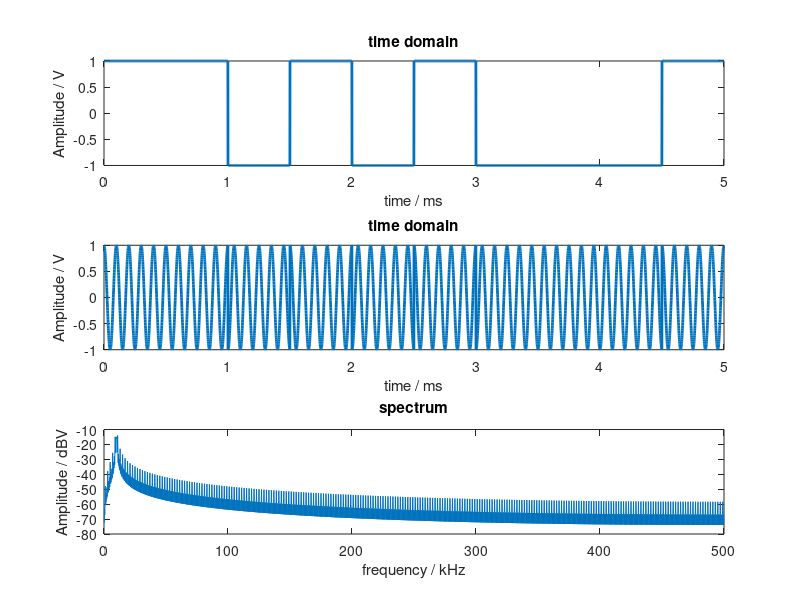

Write MATLAB code to recreate this figure. (Note: this script raises an error after producing the figure.)
clc; clear; close all;

% Time base parameters
dt = 1e-6;              % Time scale: 1us
fs = 1/dt;              % Sampling frequency: 1Mhz
stop = 5e-3;            % Stop time: 5ms
t = 0 : dt : stop-dt;   % Discrete time vector
N = length(t);          % Points
fv = (0:N/2-1)*1/dt/N;  % Discrete frequency vector

% BPSK pulse
A = 1;                  % Amplititude: 1V
fc = 10e3;              % Carrier frequency: 5kHz
Rb = 1e3;               % Baudrate: 1kbps

code = '1101010001';

cellv = 0 : dt : stop/length(code)-dt;
cellp =  cos(2*pi*fc*cellv);
celln = -cos(2*pi*fc*cellv);
mod = zeros(1, N);
bpsk = zeros(1, N);

for i = 1 : length(code)
    temp = str2num(code(i));
    for j = 1 : length(cellv)
        if temp == 0
            bpsk(1, (i - 1)*length(cellv) + j) =  celln(1, j);
            mod(1, (i - 1)*length(cellv) + j) = -1;
        else
            bpsk(1, (i - 1)*length(cellv) + j) =  cellp(1, j);
            mod(1, (i - 1)*length(cellv) + j) = 1;
        end
    end
end

s = 20.*log10(abs(fft(bpsk))./N);

subplot(3, 1, 1); plot(t.*1000, mod, 'LineWidth', 2); title('time domain');
xlabel('time / ms'); ylabel('Amplitude / V');
subplot(3, 1, 2); plot(t.*1000, bpsk, 'LineWidth', 2); title('time domain');
xlabel('time / ms'); ylabel('Amplitude / V');
subplot(3, 1, 3); plot(fv./1000, s(1:N/2)); title('spectrum');
xlabel('frequency / kHz');  ylabel('Amplitude / dBV'); % set(gca, 'xscale', 'log');

% Gaussian distributed random noise
bw = 1e3;               % Bandwidth
k = 0.0001;             % Power spectral density
grn = wgn(1, N, k*bw, 'linear');

bpsk_n = bpsk + grn;
s_n = 20.*log10(abs(fft(bpsk_n))./N);

bpsk_n_f = wdenoise(bpsk_n,9 ,'NoiseEstimate','LevelInDependent');
s_n_f = 20.*log10(abs(fft(bpsk_n_f))./N);

snr_n = -20*log10(norm(abs(bpsk_n - bpsk)) / norm(bpsk));
snr_n_f = -20*log10(norm(abs(bpsk_n_f - bpsk)) / norm(bpsk));

figure;
subplot(5, 1, 1); plot(t.*1000, bpsk_n); title('time domain');
xlabel('time / ms'); ylabel('Amplitude / V');
subplot(5, 1, 2); plot(fv./1000, s_n(1:N/2)); title('spectrum');
xlabel('frequency / kHz');  ylabel('Amplitude / dBV'); % set(gca, 'xscale', 'log');

subplot(5, 1, 3); plot(t.*1000, bpsk_n_f); title('filtered');
xlabel('time / ms'); ylabel('Amplitude / V');
subplot(5, 1, 4); plot(t.*1000, mod, 'LineWidth', 2); title('time domain');
xlabel('time / ms'); ylabel('Amplitude / V');

subplot(5, 1, 5); plot(fv./1000, s_n_f(1:N/2)); title('filtered spectrum');
xlabel('frequency / kHz');  ylabel('Amplitude / dBV'); % set(gca, 'xscale', 'log');

% Calculate Signal to Noise Ratio
r_origin = snr(bpsk_n, grn);
r_filtered = snr(bpsk_n_f, grn);

